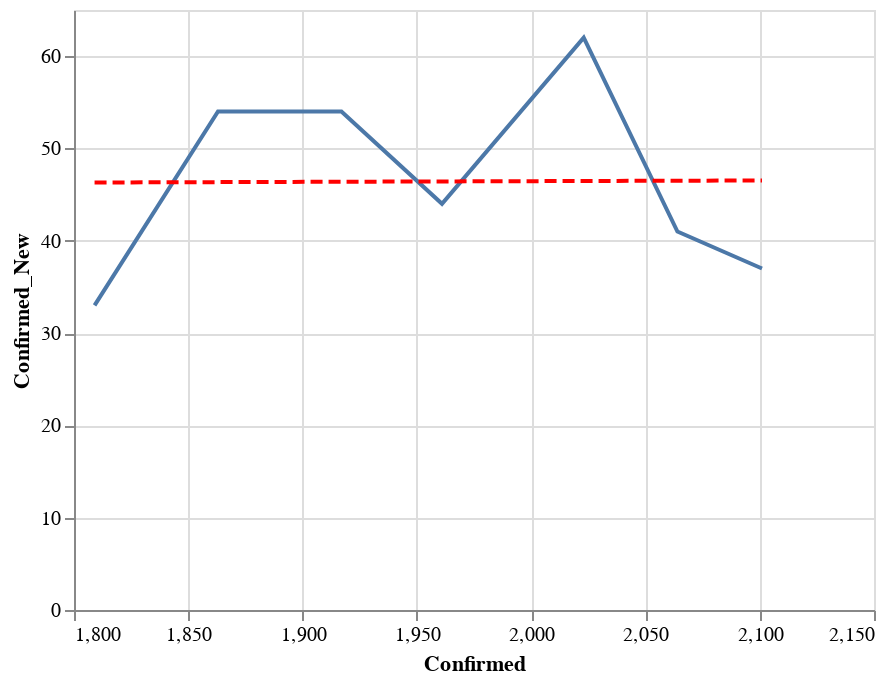

Source (notebook cell):
### Code cell
data = county_data('CA')
state = alt.Chart(data[data['County'] == 'Alameda'].sort_values('Date').tail(7)).mark_line().encode(
    x='Confirmed:Q',
    y='Confirmed_New:Q'
)
reg = state.transform_regression("Confirmed", "Confirmed_New", method="linear").mark_line(color='red', strokeDash=[6,3])
(state+reg).interactive()

### Figure 1 — Vega-Lite specification as saved in the notebook (floating-point values rounded to 4 significant figures)
{"config": {"view": {"continuousWidth": 400, "continuousHeight": 300}}, "layer": [{"mark": "line", "encoding": {"x": {"type": "quantitative", "field": "Confirmed"}, "y": {"type": "quantitative", "field": "Confirmed_New"}}, "selection": {"selector014": {"type": "interval", "bind": "scales", "encodings": ["x", "y"]}}}, {"mark": {"type": "line", "color": "red", "strokeDash": [6, 3]}, "encoding": {"x": {"type": "quantitative", "field": "Confirmed"}, "y": {"type": "quantitative", "field": "Confirmed_New"}}, "transform": [{"on": "Confirmed", "regression": "Confirmed_New", "method": "linear"}]}], "data": {"name": "data-204f2e61bff3f2ed3e9d56a6190cb461"}, "$schema": "https://vega.github.io/schema/vega-lite/v4.0.2.json", "datasets": {"data-204f2e61bff3f2ed3e9d56a6190cb461": [{"County": "Alameda", "Date": "05-05-2020", "Confirmed": 1809.0, "Deaths": 66.0, "Recovered": 0.0, "Confirmed_New": 33.0, "Deaths_New": 3.0, "Recovered_New": 0.0, "Active": 1743.0}, {"County": "Alameda", "Date": "05-06-2020", "Confirmed": 1863.0, "Deaths": 66.0, "Recovered": 0.0, "Confirmed_New": 54.0, "Deaths_New": 0.0, "Recovered_New": 0.0, "Active": 1797.0}, {"County": "Alameda", "Date": "05-07-2020", "Confirmed": 1917.0, "Deaths": 67.0, "Recovered": 0.0, "Confirmed_New": 54.0, "Deaths_New": 1.0, "Recovered_New": 0.0, "Active": 1850.0}, {"County": "Alameda", "Date": "05-08-2020", "Confirmed": 1961.0, "Deaths": 70.0, "Recovered": 0.0, "Confirmed_New": 44.0, "Deaths_New": 3.0, "Recovered_New": 0.0, "Active": 1891.0}, {"County": "Alameda", "Date": "05-09-2020", "Confirmed": 2023.0, "Deaths": 71.0, "Recovered": 0.0, "Confirmed_New": 62.0, "Deaths_New": 1.0, "Recovered_New": 0.0, "Active": 1952.0}, {"County": "Alameda", "Date": "05-10-2020", "Confirmed": 2064.0, "Deaths": 71.0, "Recovered": 0.0, "Confirmed_New": 41.0, "Deaths_New": 0.0, "Recovered_New": 0.0, "Active": 1993.0}, {"County": "Alameda", "Date": "05-11-2020", "Confirmed": 2101.0, "Deaths": 71.0, "Recovered": 0.0, "Confirmed_New": 37.0, "Deaths_New": 0.0, "Recovered_New": 0.0, "Active": 2030.0}]}}
